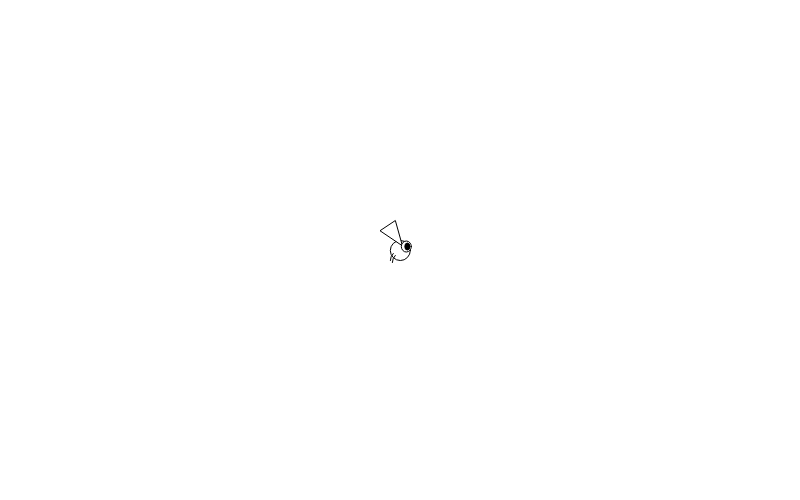
Frame 1 (no input)
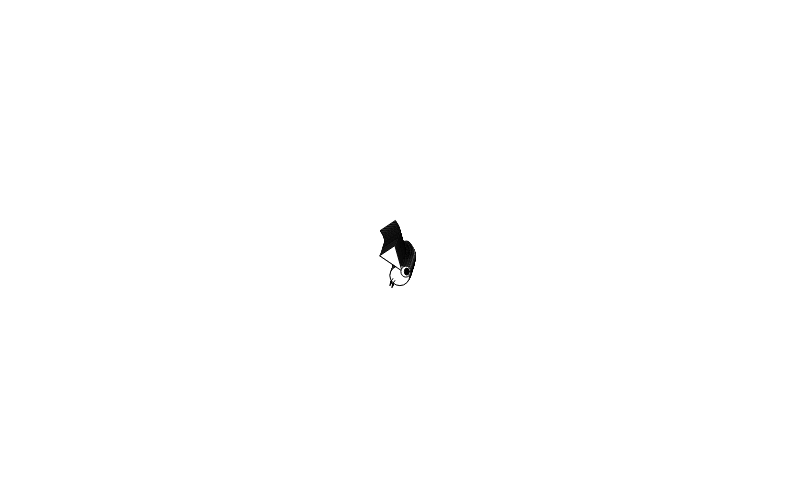
Frame 60 (no input)
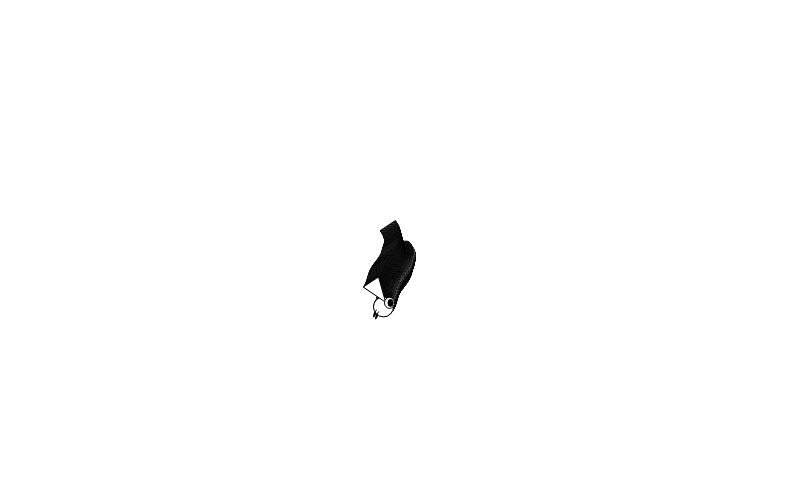
Frame 120 (the mouse pressed at the canvas centre since frame 60)

The p5.js sketch that drew these frames (run headless with seeded random() and noise() and a simulated clock; from frame 60 on, the mouse is pressed at the canvas centre):

// p5.js sketch
// ── sketch.js
let walker;
let bug;

function setup() {
  createCanvas(800, 500);

  walker = new Walker();
  bug = new Bug();

  background(255);
}

function draw() {
  walker.step();
  walker.show();

  // TODO: The "bug" has a bug, it overwrites the line.
  bug.show();
}

class Walker {
  constructor() {
    this.x = width / 2;
    this.y = height / 2;

    this.oldx = this.x;
    this.oldy = this.y;

    this.tx = 0;
    this.ty = 10000;
  }

  show() {
    stroke(0);
    line(this.oldx, this.oldy, this.x, this.y);
    this.oldx = this.x;
    this.oldy = this.y;
  }

  step() {
    this.x += map(noise(this.tx), 0, 1, -1, 1);
    this.y += map(noise(this.ty), 0, 1, -1, 1);

    this.tx += 0.01;
    this.ty += 0.01;
  }
}

class Bug {
  constructor() {}

  show() {
    stroke(0);
    fill(255);
    circle(walker.x, walker.y, 20);
    triangle(
      walker.x + 2,
      walker.y - 5,
      walker.x - 5,
      walker.y - 30,
      walker.x - 20,
      walker.y - 20
    );
    fill(255);
    ellipse(walker.x + 6, walker.y - 4, 10, 11);
    fill(0);
    ellipse(walker.x + 7, walker.y - 4, 5, 7);
    noFill();
    arc(walker.x, walker.y + 10, 20, 20, PI, PI + QUARTER_PI);
    arc(walker.x + 2, walker.y + 12, 20, 20, PI, PI + QUARTER_PI);
  }
}
